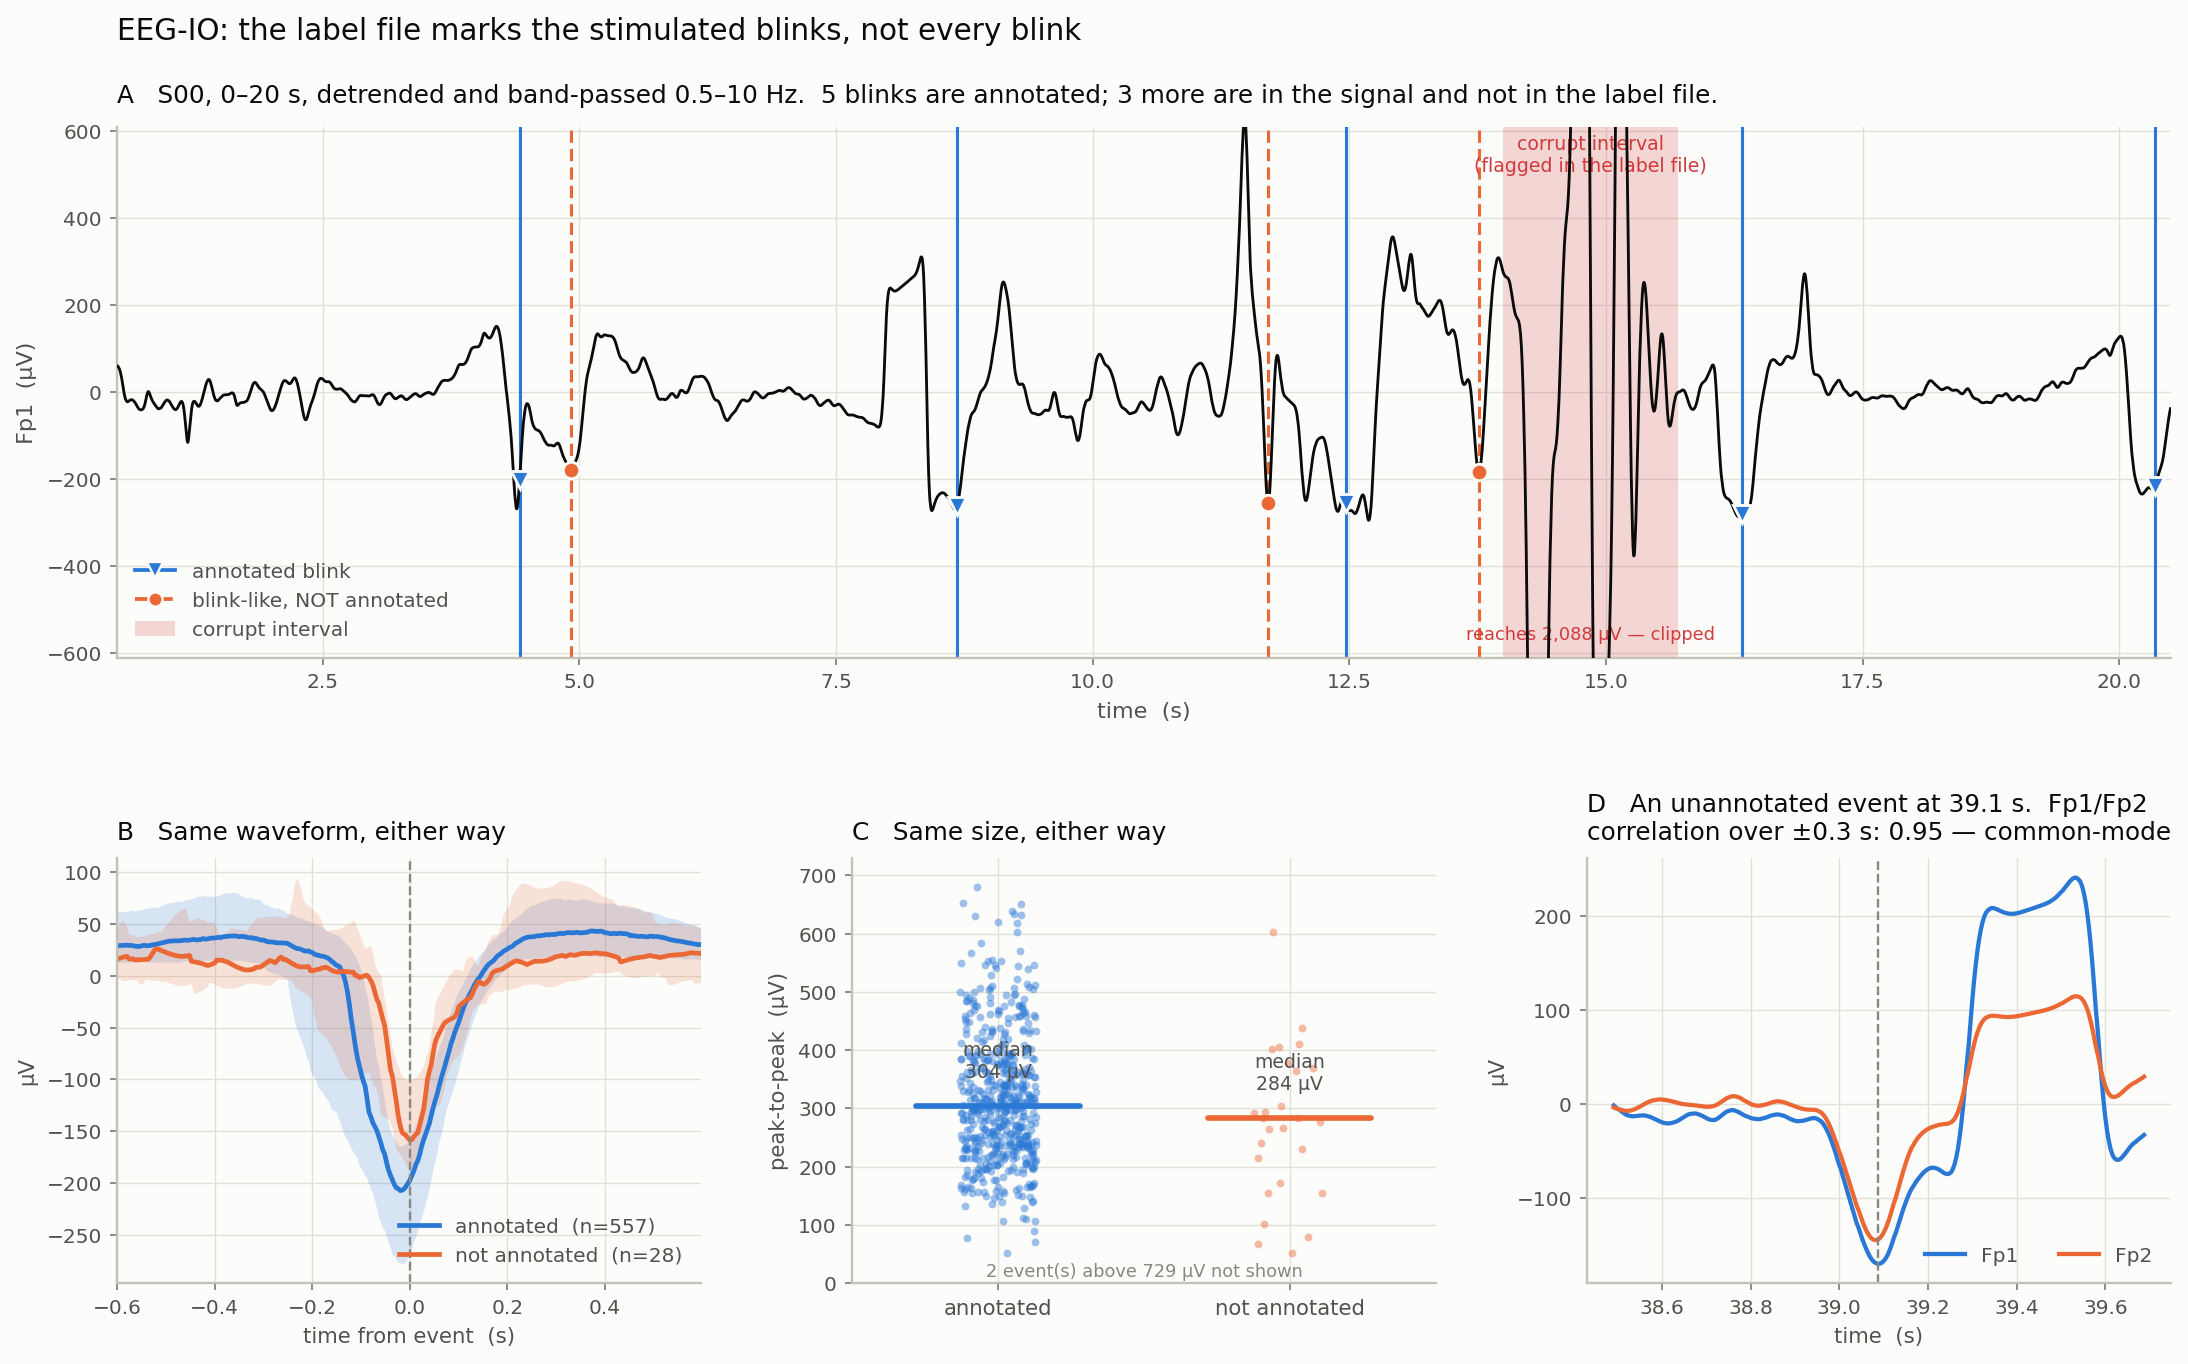

This chart was generated by the following Python code:
"""What a 20 s slice of EEG-IO actually contains: annotated blinks, a corrupt
interval, and blinks that are in the signal but not in the label file."""
import argparse, os, sys
import numpy as np
import matplotlib; matplotlib.use("Agg")
import matplotlib.pyplot as plt
from matplotlib.gridspec import GridSpec
from matplotlib.lines import Line2D
from matplotlib.patches import Patch
from scipy.signal import butter, filtfilt, detrend, find_peaks

HERE = os.path.dirname(os.path.abspath(__file__)); ROOT = os.path.dirname(HERE)
CAND = (os.path.join(ROOT,"data","EEG-IO"), os.path.join(ROOT,"data","EEG-EyeBlinks","EEG-IO"))
ap = argparse.ArgumentParser()
ap.add_argument("--data_dir", default=None)
ap.add_argument("--subject", default="S00")
ap.add_argument("--t0", type=float, default=0.5)
ap.add_argument("--span", type=float, default=20.0)
ap.add_argument("--k", type=float, default=4.0, help="detector threshold, in robust sigma")
ap.add_argument("--out", default=os.path.join(HERE,"eegio_segment.png"))
args = ap.parse_args()
D = args.data_dir or next((d for d in CAND if os.path.isdir(d)), CAND[0])
if not os.path.isdir(D):
    sys.exit(f"No EEG-IO recordings in {D!r}. Searched: {', '.join(CAND)}")

FS = 250.0
SURF, INK, SEC, MUTED = "#fcfcfb", "#0b0b0b", "#52514e", "#898781"
GRID, BASE = "#e1e0d9", "#c3c2b7"
ANN, UNANN, CRIT = "#2a78d6", "#eb6834", "#d03b3b"

def load(s): return np.loadtxt(os.path.join(D,s+"_data.csv"),delimiter=";",skiprows=1,usecols=(0,1,2))
def labels(s):
    corr,bl,n=[],[],0
    for row in open(os.path.join(D,s+"_labels.csv")):
        r=[c.strip() for c in row.split(",")]
        if r[0]=="corrupt": n=int(r[1])
        elif n>0: corr.append((float(r[0]),float(r[1]))); n-=1
        elif r[0]=="blinks": pass
        elif len(r)>=2: bl.append((float(r[0]),int(r[1])))
    return corr,np.array(bl)
B,A = butter(2,[0.5,10],btype="band",fs=FS)
clean = lambda x: filtfilt(B,A,detrend(x))

def detect(x,k):
    sig = 1.4826*np.median(np.abs(x-np.median(x)))
    pk,_ = find_peaks(-x, height=k*sig, distance=int(0.25*FS), prominence=k*sig)
    return pk/FS, sig

def style(ax):
    ax.set_facecolor(SURF); ax.grid(True,color=GRID,lw=0.6); ax.set_axisbelow(True)
    for k,sp in ax.spines.items():
        sp.set_visible(k in ("left","bottom")); sp.set_color(BASE); sp.set_lw(1.0)
    ax.tick_params(colors=MUTED,labelsize=8.5,length=3)
    for lb in ax.get_xticklabels()+ax.get_yticklabels(): lb.set_color(SEC)

SUB=args.subject; a=load(SUB); corr,bl=labels(SUB)
t=a[:,0]; x1=clean(a[:,1]); x2=clean(a[:,2])
pt,_=detect(x1,args.k); ann=bl[:,0]
unann=np.array([v for v in pt if np.min(np.abs(ann-v))>0.30
                and not any(c0<=v<=c1 for c0,c1 in corr)])

fig=plt.figure(figsize=(13.2,8.4),facecolor=SURF)
gs=GridSpec(2,3,figure=fig,hspace=0.42,wspace=0.26,left=0.07,right=0.985,top=0.885,bottom=0.075,
            height_ratios=[1.25,1.0])

# ---- A: the segment ----
axA=fig.add_subplot(gs[0,:]); style(axA)
w0,w1=args.t0,args.t0+args.span; m=(t>=w0)&(t<=w1)
axA.plot(t[m],x1[m],lw=1.2,color=INK,zorder=4)
for c0,c1 in corr:
    if c0<w1 and c1>w0:
        axA.axvspan(max(c0,w0),min(c1,w1),color=CRIT,alpha=0.20,lw=0,zorder=1)
        axA.annotate("corrupt interval\n(flagged in the label file)",
                     xy=((max(c0,w0)+min(c1,w1))/2,0.985),xycoords=("data","axes fraction"),
                     ha="center",va="top",fontsize=8,color=CRIT)
for v in ann:
    if w0<=v<=w1:
        axA.axvline(v,color=ANN,lw=1.3,zorder=2)
        axA.plot([v],[x1[int(v*FS)]],marker="v",ms=8,color=ANN,zorder=5,
                 mec=SURF,mew=1.2,clip_on=False)
for v in unann:
    if w0<=v<=w1:
        axA.axvline(v,color=UNANN,lw=1.3,ls=(0,(4,2)),zorder=2)
        axA.plot([v],[x1[int(v*FS)]],marker="o",ms=7,color=UNANN,zorder=5,mec=SURF,mew=1.2)
axA.set_xlim(w0,w1); axA.set_ylabel("Fp1  (µV)",fontsize=9.5,color=SEC)
ok=np.ones(m.sum(),bool); tw=t[m]
for c0,c1 in corr: ok[(tw>=c0)&(tw<=c1)]=False
lim=1.6*np.percentile(np.abs(x1[m][ok]),99.5)
axA.set_ylim(-lim,lim)
pkv=np.abs(x1[m][~ok]).max() if (~ok).any() else 0
if pkv>lim:
    axA.annotate(f"reaches {pkv:,.0f} µV — clipped",xy=(0.5*(max(corr[0][0],w0)+min(corr[0][1],w1)),-lim),
                 xytext=(0,6),textcoords="offset points",ha="center",va="bottom",fontsize=7.5,color=CRIT)
axA.set_xlabel("time  (s)",fontsize=9.5,color=SEC)
na=int(((ann>=w0)&(ann<=w1)).sum()); nu=int(((unann>=w0)&(unann<=w1)).sum())
axA.set_title(f"A   {SUB}, {w0:.0f}–{w1:.0f} s, detrended and band-passed 0.5–10 Hz.  "
              f"{na} blinks are annotated; {nu} more are in the signal and not in the label file.",
              fontsize=10.5,color=INK,loc="left",pad=10)
axA.legend(handles=[
    Line2D([],[],color=ANN,lw=1.6,marker="v",ms=7,mec=SURF,label="annotated blink"),
    Line2D([],[],color=UNANN,lw=1.6,ls=(0,(4,2)),marker="o",ms=6,mec=SURF,label="blink-like, NOT annotated"),
    Patch(facecolor=CRIT,alpha=0.20,label="corrupt interval")],
    frameon=False,fontsize=8.5,labelcolor=SEC,ncol=1,loc="lower left")

# ---- B: the two populations, shape ----
axB=fig.add_subplot(gs[1,0]); style(axB)
half=int(0.6*FS)
def stack(times,subjects):
    out=[]
    for s in subjects:
        aa=load(s); cc,bb=labels(s); xx=clean(aa[:,1])
        if times=="ann": tt=bb[:,0]
        else:
            pp,_=detect(xx,args.k); an=bb[:,0]
            tt=[v for v in pp if np.min(np.abs(an-v))>0.30 and not any(c0<=v<=c1 for c0,c1 in cc)]
        for v in tt:
            j=int(v*FS)
            if j-half>=0 and j+half<len(xx): out.append(xx[j-half:j+half])
    return np.array(out)
subs=[f"S{i:02d}" for i in range(20)]
SA=stack("ann",subs); SU=stack("un",subs)
tt=np.arange(-half,half)/FS
for S,c,lab in ((SA,ANN,f"annotated  (n={len(SA)})"),(SU,UNANN,f"not annotated  (n={len(SU)})")):
    md=np.median(S,axis=0)
    axB.fill_between(tt,np.percentile(S,25,axis=0),np.percentile(S,75,axis=0),color=c,alpha=0.18,lw=0)
    axB.plot(tt,md,lw=2.0,color=c,label=lab)
axB.axvline(0,color=MUTED,ls="--",lw=1.0)
axB.set_xlabel("time from event  (s)",fontsize=9,color=SEC); axB.set_ylabel("µV",fontsize=9,color=SEC)
axB.legend(frameon=False,fontsize=8.5,labelcolor=SEC,loc="lower right")
axB.set_title("B   Same waveform, either way",fontsize=10.5,color=INK,loc="left",pad=8)
axB.set_xlim(tt[0],tt[-1])

# ---- C: amplitude distributions ----
axC=fig.add_subplot(gs[1,1]); style(axC)
pa=np.ptp(SA,axis=1); pu=np.ptp(SU,axis=1)
rng=np.random.default_rng(0)
for i,(v,c,lab) in enumerate(((pa,ANN,"annotated"),(pu,UNANN,"not annotated"))):
    axC.scatter(np.full(len(v),i)+rng.uniform(-.13,.13,len(v)),v,s=11,color=c,alpha=0.45,lw=0)
    axC.plot([i-.28,i+.28],[np.median(v)]*2,color=c,lw=2.4,solid_capstyle="round")
    axC.annotate(f"median\n{np.median(v):.0f} µV",xy=(i,np.median(v)),xytext=(0,12),
                 textcoords="offset points",ha="center",fontsize=8,color=SEC)
axC.set_xticks([0,1]); axC.set_xticklabels(["annotated","not annotated"],fontsize=9)
axC.set_ylabel("peak-to-peak  (µV)",fontsize=9,color=SEC)
axC.set_title("C   Same size, either way",fontsize=10.5,color=INK,loc="left",pad=8)
axC.set_xlim(-.5,1.5)
top=1.15*np.percentile(np.concatenate([pa,pu]),99)
nhi=int((pa>top).sum()+(pu>top).sum())
if nhi:
    axC.set_ylim(0,top)
    axC.annotate(f"{nhi} event(s) above {top:,.0f} µV not shown",xy=(0.5,0.015),
                 xycoords="axes fraction",ha="center",fontsize=7.5,color=MUTED)

# ---- D: one unannotated event, both electrodes ----
axD=fig.add_subplot(gs[1,2]); style(axD)
def rho(v, x, y, w=0.3):
    j=int(v*FS); h=int(w*FS)
    if j-h<0 or j+h>=len(x): return np.nan
    return np.corrcoef(x[j-h:j+h],y[j-h:j+h])[0,1]
rs=np.array([rho(v,x1,x2) for v in unann]); rs_ok=rs[~np.isnan(rs)]
# the representative event: the one whose correlation is the median of this subject's
v=unann[int(np.nanargmin(np.abs(rs-np.nanmedian(rs))))]
r=rho(v,x1,x2)
mm=(t>=v-0.6)&(t<=v+0.6)
axD.plot(t[mm],x1[mm],lw=1.8,color=ANN,label="Fp1")
axD.plot(t[mm],x2[mm],lw=1.8,color=UNANN,label="Fp2")
axD.axvline(v,color=MUTED,ls="--",lw=1.0)
axD.set_xlabel("time  (s)",fontsize=9,color=SEC); axD.set_ylabel("µV",fontsize=9,color=SEC)
axD.legend(frameon=False,fontsize=8.5,labelcolor=SEC,loc="lower right",ncol=2)
axD.set_title(f"D   An unannotated event at {v:.1f} s.  Fp1/Fp2\ncorrelation over ±0.3 s: {r:.2f} — common-mode",
              fontsize=10.5,color=INK,loc="left",pad=8)

fig.suptitle("EEG-IO: the label file marks the stimulated blinks, not every blink",
             fontsize=12.5,color=INK,x=0.07,ha="left",y=0.962)
fig.savefig(args.out,dpi=170,facecolor=SURF,bbox_inches="tight")
print("wrote",args.out)
print(f"annotated n={len(SA)} median p-p {np.median(pa):.0f} uV | unannotated n={len(SU)} median p-p {np.median(pu):.0f} uV")
